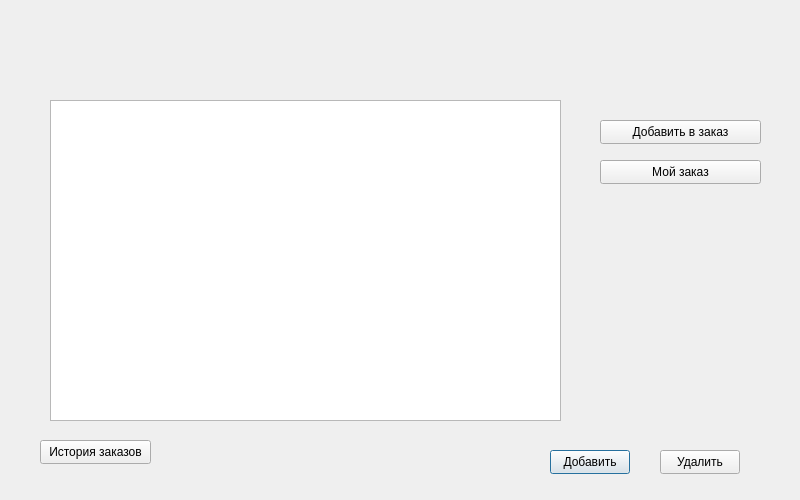
<?xml version="1.0" encoding="UTF-8"?>
<ui version="4.0">
 <class>confectionery</class>
 <widget class="QDialog" name="confectionery">
  <property name="geometry">
   <rect>
    <x>0</x>
    <y>0</y>
    <width>800</width>
    <height>500</height>
   </rect>
  </property>
  <property name="windowTitle">
   <string>Dialog</string>
  </property>
  <widget class="QTableView" name="tableView">
   <property name="geometry">
    <rect>
     <x>50</x>
     <y>100</y>
     <width>511</width>
     <height>321</height>
    </rect>
   </property>
  </widget>
  <widget class="QPushButton" name="addProduct">
   <property name="geometry">
    <rect>
     <x>550</x>
     <y>450</y>
     <width>80</width>
     <height>24</height>
    </rect>
   </property>
   <property name="text">
    <string>Добавить</string>
   </property>
  </widget>
  <widget class="QPushButton" name="removeProduct">
   <property name="geometry">
    <rect>
     <x>660</x>
     <y>450</y>
     <width>80</width>
     <height>24</height>
    </rect>
   </property>
   <property name="text">
    <string>Удалить</string>
   </property>
  </widget>
  <widget class="QPushButton" name="addToOrder">
   <property name="geometry">
    <rect>
     <x>600</x>
     <y>120</y>
     <width>161</width>
     <height>24</height>
    </rect>
   </property>
   <property name="text">
    <string>Добавить в заказ</string>
   </property>
  </widget>
  <widget class="QPushButton" name="myOrder">
   <property name="geometry">
    <rect>
     <x>600</x>
     <y>160</y>
     <width>161</width>
     <height>24</height>
    </rect>
   </property>
   <property name="text">
    <string>Мой заказ</string>
   </property>
  </widget>
  <widget class="QPushButton" name="historyOfOrders">
   <property name="geometry">
    <rect>
     <x>40</x>
     <y>440</y>
     <width>111</width>
     <height>24</height>
    </rect>
   </property>
   <property name="text">
    <string>История заказов</string>
   </property>
  </widget>
 </widget>
 <resources/>
 <connections/>
</ui>
